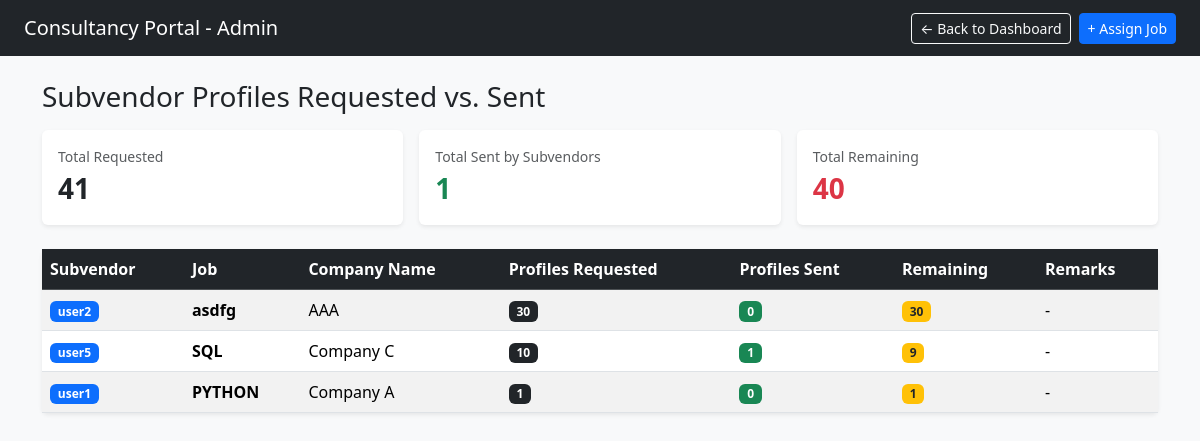
Screenshot of /dashboard/admin/profiles-breakdown/ (signed in) with the database file from the repository.
### portal_core/models.py (models this page shows, shortened)
class JobAssignment(models.Model):
    candidate = models.ForeignKey(
        Candidate,
        on_delete=models.CASCADE,
        related_name="assignments",
        null=True,
        blank=True,
    )
    job = models.ForeignKey(
        JobDescription,
        on_delete=models.CASCADE,
        related_name="assignments",
    )
    assigned_to = models.ForeignKey(
        settings.AUTH_USER_MODEL,
        on_delete=models.SET_NULL,
        null=True,
        blank=True,
        related_name="assignments",
    )
    remarks = models.CharField(max_length=255, blank=True)
    assigned_at = models.DateTimeField(auto_now_add=True)
    profiles_requested = models.PositiveIntegerField(default=1, verbose_name="Profiles Requested")

class User(AbstractUser):
    ROLE_CHOICES = [
        ("ADMIN", "Admin"),
        ("RECRUITER", "Recruiter"),
        ("SUBVENDOR", "Subvendor"),
    ]
    role = models.CharField(max_length=20, choices=ROLE_CHOICES, default="ADMIN")

class JobDescription(models.Model):
    title = models.CharField(max_length=200)
    location = models.CharField(max_length=120, blank=True)
    details = models.TextField(blank=True)
    is_active = models.BooleanField(default=True)
    created_at = models.DateTimeField(auto_now_add=True)
    SEVERITY_CHOICES = [("EMERGENCY", "Emergency"), ("HIGH", "High"), ("NORMAL", "Normal")]
    EXPERIENCE_CHOICES = [
        ("FRESHER_0_1", "Fresher (0-1 Yrs)"),
        ("1_2_YRS", "1-2 Yrs"),
        ("2_3_YRS", "2-3 Yrs"),
        ("3_5_YRS", "3-5 Yrs"),
        ("5_8_YRS", "5-8 Yrs"),
        ("8_PLUS_YRS", "8+ Yrs"),
    ]
    INR_SALARY_CHOICES = [
        ("INR_1_8_3_6", "₹1.8L - ₹3.6 LPA"),
        ("INR_3_6_6", "₹3.6L - ₹6 LPA"),
        ("INR_6_10", "₹6L - ₹10 LPA"),
        ("INR_10_15", "₹10L - ₹15 LPA"),
        ("INR_15_25", "₹15L - ₹25 LPA"),
        ("INR_25_PLUS", "₹25+ LPA"),
        ("NEGOTIABLE", "Negotiable (INR)"),
    ]
    URGENCY_CHOICES = [
        ("EMERGENCY", "Emergency"),
        ("HIGH", "High"),
        ("NORMAL", "Normal"),
        ("LOW", "Low"),
    ]
    positions_needed = models.PositiveIntegerField(default=1)
    experience_required = models.CharField(
        max_length=50,
        choices=EXPERIENCE_CHOICES,
        default="FRESHER_0_1",
    )
    salary_range = models.CharField(
        max_length=50,
        choices=INR_SALARY_CHOICES,
        default="INR_3_6_6",
    )
    urgency = models.CharField(
        max_length=20,
        choices=URGENCY_CHOICES,
        default="NORMAL",
    )
    company_name = models.CharField(max_length=150, default="")
    salary = models.CharField(max_length=100, blank=True, default="")

### portal_core/views.py (the view)
# urls.py: path("dashboard/admin/profiles-breakdown/", views.profiles_breakdown_view, name="profiles_breakdown"),
@login_required
def profiles_breakdown_view(request):
    assignments = list(
        JobAssignment.objects.select_related("job", "assigned_to").order_by("-assigned_at", "-id")
    )
    quota_rows, total_requested, total_sent, total_remaining = _build_subvendor_quota_rows(assignments)
    context = {
        "quota_rows": quota_rows,
        "total_requested": total_requested,
        "total_sent": total_sent,
        "total_remaining": total_remaining,
    }
    return render(request, "portal_core/profiles_breakdown.html", context)

### portal_core/context_processors.py (called while the page is built)
def subvendor_notifications(request):
    user = getattr(request, "user", None)
    if not user or not user.is_authenticated:
        return {
            "subvendor_unread_notifications": [],
            "subvendor_unread_count": 0,
        }
    qs = Notification.objects.filter(recipient=user, is_read=False)
    return {
        "subvendor_unread_notifications": qs[:10],
        "subvendor_unread_count": qs.count(),
    }

### portal_core/templates/portal_core/profiles_breakdown.html (shortened to what this page needs)
<!DOCTYPE html>
<html lang="en">
<head>
  <link href="https://cdn.jsdelivr.net/npm/bootstrap@5.3.2/dist/css/bootstrap.min.css" rel="stylesheet">
</head>
<body class="bg-light">
  <nav class="navbar navbar-dark bg-dark px-4 mb-4">
    <a class="navbar-brand" href="/dashboard/admin/">Consultancy Portal - Admin</a>
    <div class="d-flex gap-2">
      <a class="btn btn-outline-light btn-sm" href="/dashboard/admin/">← Back to Dashboard</a>
      <a class="btn btn-primary btn-sm" href="/admin/portal_core/jobassignment/add/">+ Assign Job</a>
    </div>
  </nav>
  <div class="container pb-5">
    <h3 class="mb-3">Subvendor Profiles Requested vs. Sent</h3>
    <div class="row g-3 mb-4">
      <div class="col-4">
        <div class="card shadow-sm border-0">
          <div class="card-body">
            <div class="text-muted small">Total Requested</div>
            <div class="fs-3 fw-bold">{{ total_requested }}</div>
          </div>
        </div>
      </div>
      <div class="col-4">
        <div class="card shadow-sm border-0">
          <div class="card-body">
            <div class="text-muted small">Total Sent by Subvendors</div>
            <div class="fs-3 fw-bold text-success">{{ total_sent }}</div>
          </div>
        </div>
      </div>
      <div class="col-4">
        <div class="card shadow-sm border-0">
          <div class="card-body">
            <div class="text-muted small">Total Remaining</div>
            <div class="fs-3 fw-bold text-danger">{{ total_remaining }}</div>
          </div>
        </div>
      </div>
    </div>
    <div class="card shadow-sm border-0">
      <div class="table-responsive">
        <table class="table table-striped table-hover align-middle mb-0">
          <thead class="table-dark">
            <tr>
              <th>Subvendor</th>
              <th>Job</th>
              <th>Company Name</th>
              <th>Profiles Requested</th>
              <th>Profiles Sent</th>
              <th>Remaining</th>
              <th>Remarks</th>
            </tr>
          </thead>
          <tbody>
            {% for r in quota_rows %}
            <tr>
              <td><span class="badge bg-primary">{{ r.subvendor_name }}</span></td>
              <td class="fw-semibold">{{ r.job_title }}</td>
              <td>{{ r.company_name }}</td>
              <td><span class="badge bg-dark">{{ r.requested }}</span></td>
              <td><span class="badge bg-success">{{ r.sent }}</span></td>
              <td><span class="badge bg-warning text-dark">{{ r.remaining }}</span></td>
              <td>{{ r.remarks }}</td>
            </tr>
            {% empty %}
            <tr>
              <td colspan="7" class="text-center text-muted py-4">No subvendor assignments found yet.</td>
            </tr>
            {% endfor %}
          </tbody>
        </table>
      </div>
    </div>
  </div>
</body>
</html>

### rows the page displays
JobAssignment: subvendor_name "user2", job_title "asdfg", company_name "AAA", requested "30", sent "0", remaining "30", remarks "-"
JobAssignment: subvendor_name "user5", job_title "SQL", company_name "Company C", requested "10", sent "1", remaining "9", remarks "-"
JobAssignment: subvendor_name "user1", job_title "PYTHON", company_name "Company A", requested "1", sent "0", remaining "1", remarks "-"

### other values shown
{{ total_requested }} "41"
{{ total_sent }} "1"
{{ total_remaining }} "40"
